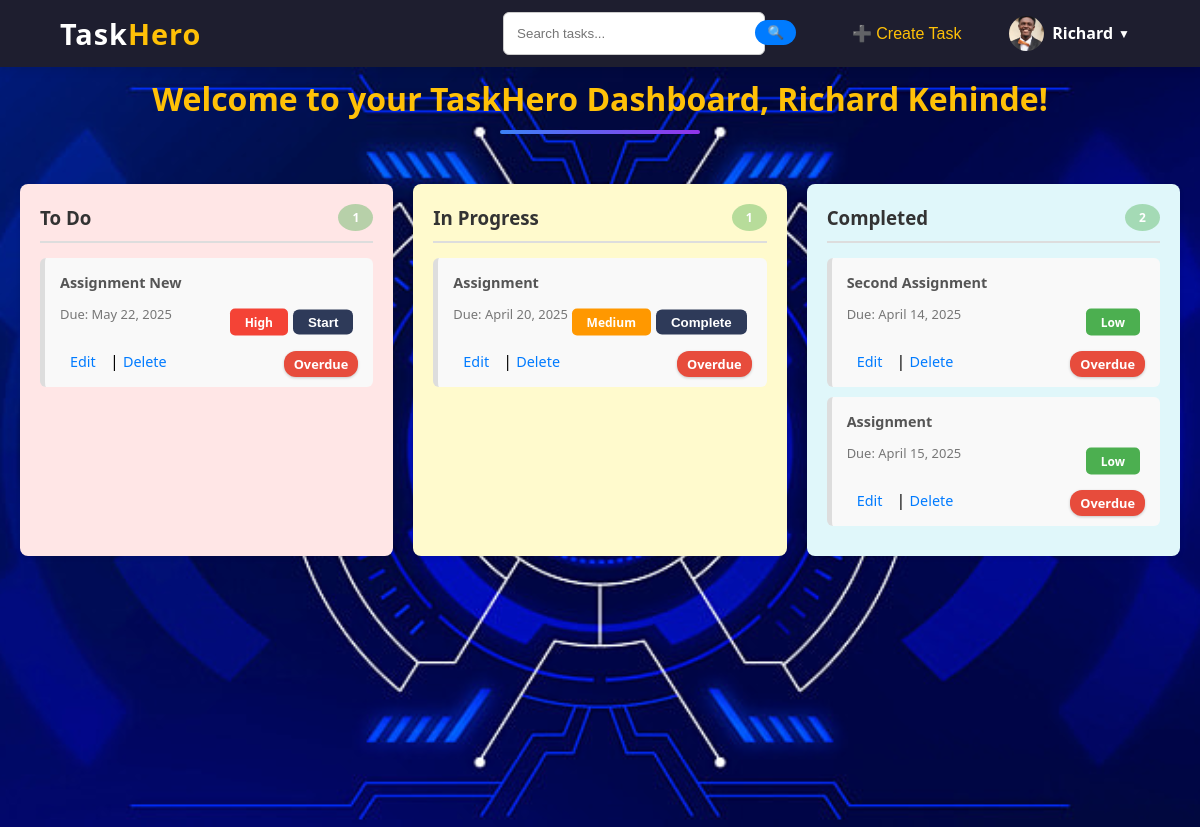
The app's page /dashboard/ (signed in), older data.
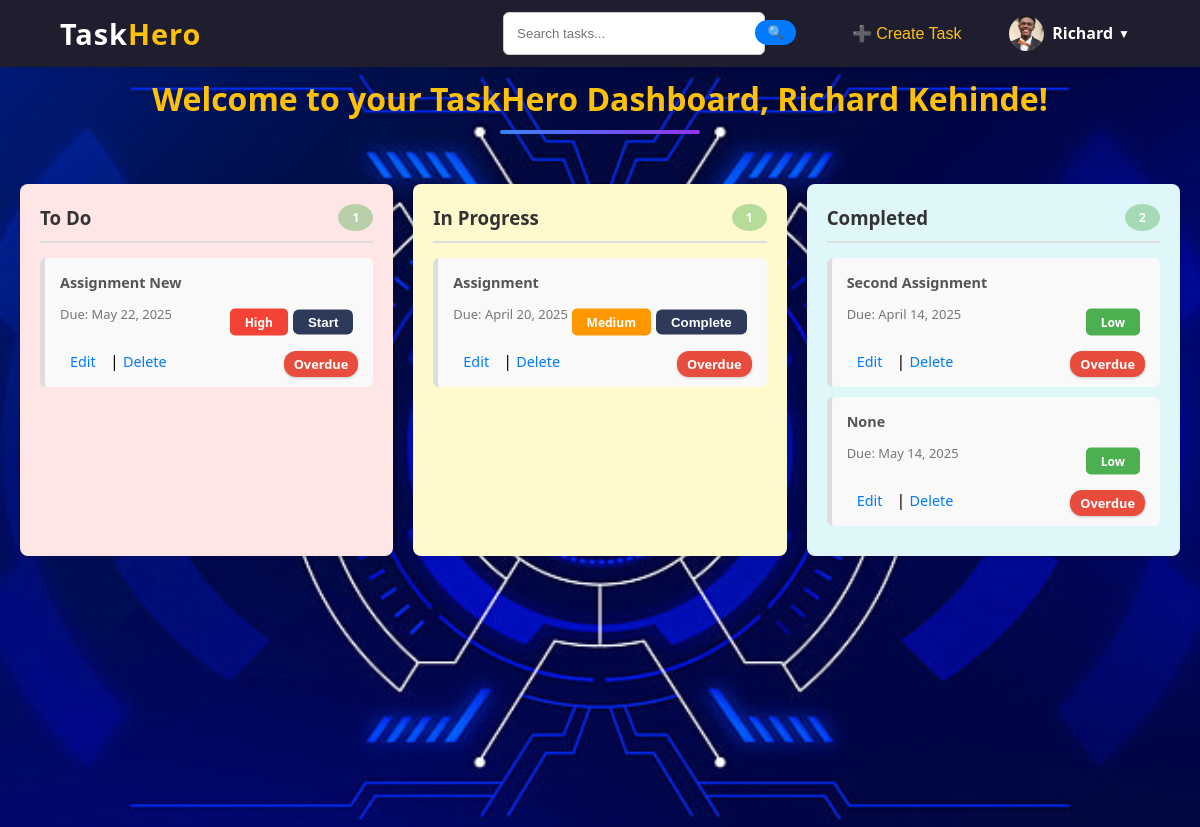
The same page, newer data.
### core/models.py (models this page shows, shortened)
class Task(models.Model):
    STATUS_CHOICES = [
        ('to_do', 'To Do'),
        ('in_progress', 'In Progress'),
        ('completed', 'Completed'),
    ]
    PRIORITY_CHOICES = [
        ('low', 'Low'),
        ('medium', 'Medium'),
        ('high', 'High'),
    ]
    title = models.CharField(max_length=255)
    description = models.TextField()
    due_date = models.DateField()
    status = models.CharField(max_length=20, choices=STATUS_CHOICES, default='to_do')
    priority = models.CharField(max_length=20, choices=PRIORITY_CHOICES, default='low')
    user = models.ForeignKey(User, on_delete=models.CASCADE, related_name='tasks')  # Link task to user

### core/views.py (the view)
# urls.py: path('dashboard/', views.dashboard, name='dashboard'),
@login_required
def dashboard(request):
    profile, created = UserProfile.objects.get_or_create(user=request.user)
    tasks_to_do = Task.objects.filter(user=request.user, status='to_do')
    tasks_in_progress = Task.objects.filter(user=request.user, status='in_progress')
    tasks_completed = Task.objects.filter(user=request.user, status='completed')
    return render(request, 'core/dashboard.html', {
        'tasks_to_do': tasks_to_do,
        'tasks_in_progress': tasks_in_progress,
        'tasks_completed': tasks_completed,
        'profile': profile,
        'today': date.today()
    })

### core/templates/core/dashboard.html (shortened to what this page needs)
{% extends 'core/base.html' %}
{% block content %}
<section id="dashboard">
    <h2 class="dashboard-header">Welcome to your TaskHero Dashboard, {{ user.first_name|title }} {{ user.last_name|title }}!</h2>
    <div class="dashboard-container">
        <div class="task-column to-do-column">
            <h3>
                To Do
                <div class="task-count">{{ tasks_to_do|length }}</div>
            </h3>
            {% for task in tasks_to_do %}
            <a href="{% url 'task_detail' task.pk %}" class="task-card-link">
                <div class="task-card">
                    <h4>{{ task.title }}</h4>
                    <p>Due: {{ task.due_date }}</p>
                    <div class="task-footer">
                        <span class="priority {{ task.priority }}">{{ task.priority }}</span>
                        <form method="POST" action="{% url 'start_task' task.pk %}">
                            <button type="submit" class="btn start-btn">Start</button>
                        </form>
                    </div>
                    {% if task.due_date < today %}
                    <div class="overdue-label">Overdue</div>
                    {% endif %}
                    <div class="task-actions">
                        <a href="{% url 'edit_task' task.pk %}">Edit</a> |
                        <a href="{% url 'delete_task' task.pk %}">Delete</a>
                    </div>
                </div>
            </a>
            {% empty %}
            <p>No tasks to do</p>
            {% endfor %}
        </div>
        <div class="task-column in-progress-column">
            <h3>
                In Progress
                <div class="task-count">{{ tasks_in_progress|length }}</div>
            </h3>
            {% for task in tasks_in_progress %}
            <a href="{% url 'task_detail' task.pk %}" class="task-card-link">
                <div class="task-card">
                    <h4>{{ task.title }}</h4>
                    <p>Due: {{ task.due_date }}</p>
                    <div class="task-footer">
                        <span class="priority {{ task.priority }}">{{ task.priority }}</span>
                        <form method="POST" action="{% url 'complete_task' task.pk %}">
                            <button type="submit" class="btn start-btn">Complete</button>
                        </form>
                    </div>
                    {% if task.due_date < today %}
                    <div class="overdue-label">Overdue</div>
                    {% endif %}
                    <div class="task-actions">
                        <a href="{% url 'edit_task' task.pk %}">Edit</a> |
                        <a href="{% url 'delete_task' task.pk %}">Delete</a>
                    </div>
                </div>
            </a>
            {% empty %}
            <p>No tasks in progress</p>
            {% endfor %}
        </div>
        <div class="task-column completed-column">
            <h3>
                Completed
                <div class="task-count">{{ tasks_completed|length }}</div>
            </h3>
            {% for task in tasks_completed %}
            <a href="{% url 'task_detail' task.pk %}" class="task-card-link">
                <div class="task-card">
                    <h4>{{ task.title }}</h4>
                    <p>Due: {{ task.due_date }}</p>
                    <div class="task-footer">
                        <span class="priority {{ task.priority }}">{{ task.priority }}</span>
                    </div>
                    {% if task.due_date < today %}
                    <div class="overdue-label">Overdue</div>
                    {% endif %}
                    <div class="task-actions">
                        <a href="{% url 'edit_task' task.pk %}">Edit</a> |
                        <a href="{% url 'delete_task' task.pk %}">Delete</a>
                    </div>
                </div>
            </a>
            {% empty %}
            <p>No tasks completed</p>
            {% endfor %}
        </div>
    </div>
</section>
{% endblock %}

Row changes from the older to the newer data that the page shows:
removed Task: title "Assignment", due_date "April 15, 2025", priority "Low", shows "Overdue", shown under "Completed 2"
added Task: title "None", due_date "May 14, 2025", priority "Low", shows "Overdue", shown under "Completed 2"
